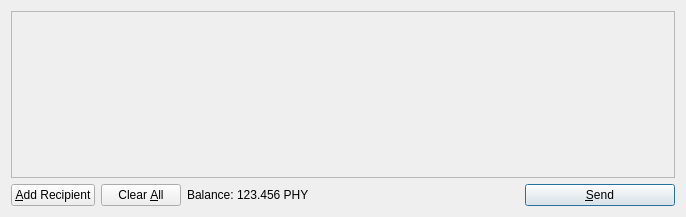
<?xml version="1.0" encoding="UTF-8"?>
<ui version="4.0">
 <class>SendCoinsDialog</class>
 <widget class="QDialog" name="SendCoinsDialog">
  <property name="geometry">
   <rect>
    <x>0</x>
    <y>0</y>
    <width>686</width>
    <height>217</height>
   </rect>
  </property>
  <property name="windowTitle">
   <string>Send Coins</string>
  </property>
  <layout class="QVBoxLayout" name="verticalLayout">
   <item>
    <widget class="QScrollArea" name="scrollArea">
     <property name="widgetResizable">
      <bool>true</bool>
     </property>
     <widget class="QWidget" name="scrollAreaWidgetContents">
      <property name="geometry">
       <rect>
        <x>0</x>
        <y>0</y>
        <width>666</width>
        <height>165</height>
       </rect>
      </property>
      <layout class="QVBoxLayout" name="verticalLayout_2">
       <property name="margin">
        <number>0</number>
       </property>
       <item>
        <layout class="QVBoxLayout" name="entries">
         <property name="spacing">
          <number>6</number>
         </property>
        </layout>
       </item>
       <item>
        <spacer name="verticalSpacer">
         <property name="orientation">
          <enum>Qt::Vertical</enum>
         </property>
         <property name="sizeHint" stdset="0">
          <size>
           <width>20</width>
           <height>40</height>
          </size>
         </property>
        </spacer>
       </item>
      </layout>
     </widget>
    </widget>
   </item>
   <item>
    <layout class="QHBoxLayout" name="horizontalLayout">
     <item>
      <widget class="QPushButton" name="addButton">
       <property name="toolTip">
        <string>Send to multiple recipients at once</string>
       </property>
       <property name="text">
        <string>&amp;Add Recipient</string>
       </property>
       <property name="icon">
        <iconset resource="../bitcoin.qrc">
         <normaloff>:/icons/add</normaloff>:/icons/add</iconset>
       </property>
       <property name="autoDefault">
        <bool>false</bool>
       </property>
      </widget>
     </item>
     <item>
      <widget class="QPushButton" name="clearButton">
       <property name="sizePolicy">
        <sizepolicy hsizetype="Minimum" vsizetype="Fixed">
         <horstretch>0</horstretch>
         <verstretch>0</verstretch>
        </sizepolicy>
       </property>
       <property name="toolTip">
        <string>Remove all transaction fields</string>
       </property>
       <property name="text">
        <string>Clear &amp;All</string>
       </property>
       <property name="icon">
        <iconset resource="../bitcoin.qrc">
         <normaloff>:/icons/remove</normaloff>:/icons/remove</iconset>
       </property>
       <property name="autoRepeatDelay">
        <number>300</number>
       </property>
       <property name="autoDefault">
        <bool>false</bool>
       </property>
      </widget>
     </item>
     <item>
      <layout class="QHBoxLayout" name="horizontalLayout_2">
       <property name="spacing">
        <number>3</number>
       </property>
       <item>
        <widget class="QLabel" name="label">
         <property name="text">
          <string>Balance:</string>
         </property>
        </widget>
       </item>
       <item>
        <widget class="QLabel" name="labelBalance">
         <property name="cursor">
          <cursorShape>IBeamCursor</cursorShape>
         </property>
         <property name="text">
          <string>123.456 PHY</string>
         </property>
         <property name="textInteractionFlags">
          <set>Qt::LinksAccessibleByMouse|Qt::TextSelectableByKeyboard|Qt::TextSelectableByMouse</set>
         </property>
        </widget>
       </item>
      </layout>
     </item>
     <item>
      <spacer name="horizontalSpacer">
       <property name="orientation">
        <enum>Qt::Horizontal</enum>
       </property>
       <property name="sizeHint" stdset="0">
        <size>
         <width>40</width>
         <height>20</height>
        </size>
       </property>
      </spacer>
     </item>
     <item>
      <widget class="QPushButton" name="sendButton">
       <property name="minimumSize">
        <size>
         <width>150</width>
         <height>0</height>
        </size>
       </property>
       <property name="toolTip">
        <string>Confirm the send action</string>
       </property>
       <property name="text">
        <string>&amp;Send</string>
       </property>
       <property name="icon">
        <iconset resource="../bitcoin.qrc">
         <normaloff>:/icons/send</normaloff>:/icons/send</iconset>
       </property>
       <property name="default">
        <bool>true</bool>
       </property>
      </widget>
     </item>
    </layout>
   </item>
  </layout>
 </widget>
 <resources>
  <include location="../bitcoin.qrc"/>
 </resources>
 <connections/>
</ui>
